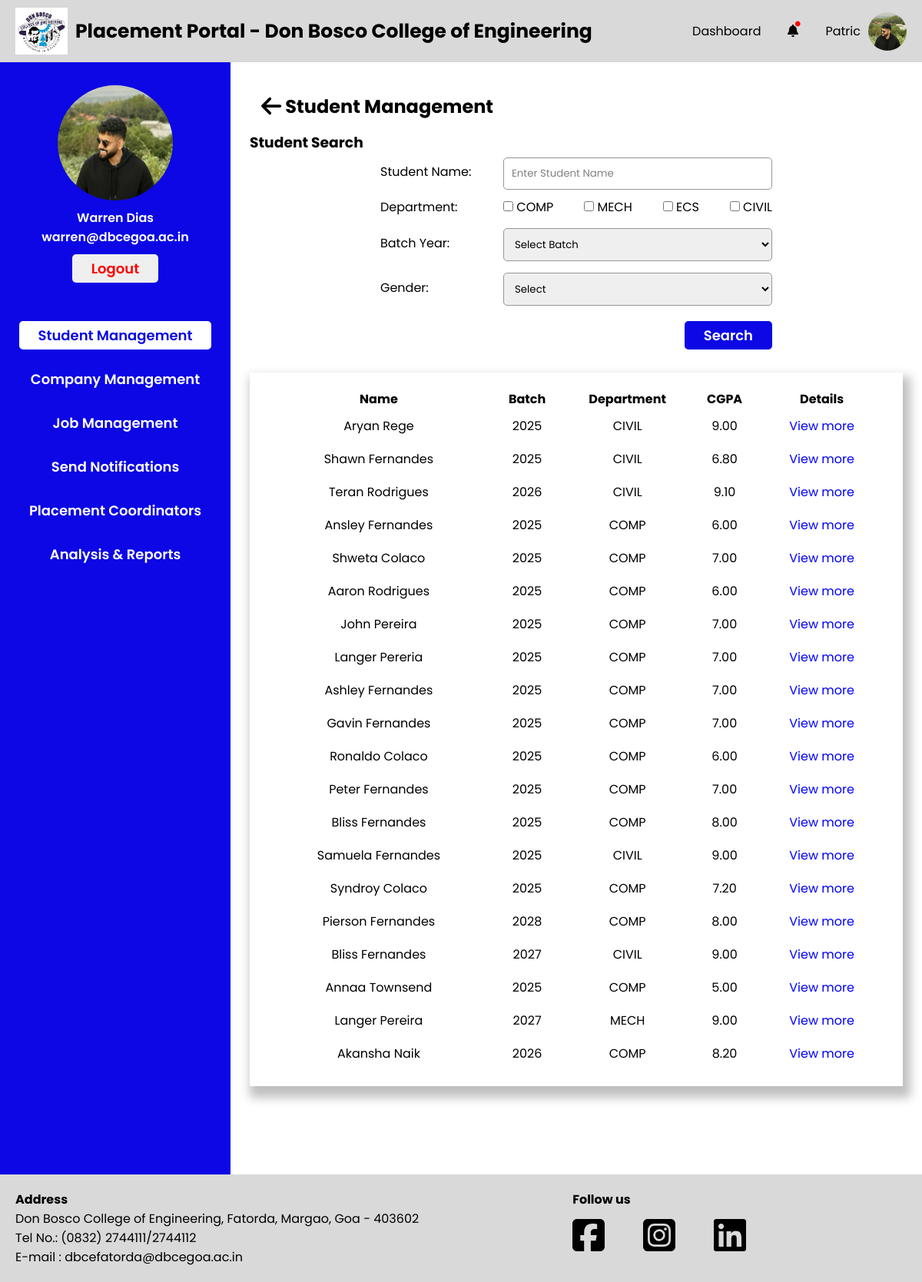
Page /PlacementCoordinator/student-management-search-students.php (signed in) on the committed database.
### tables this page shows
CREATE TABLE `placementcoordinator` (
  `PC_Email` varchar(255) NOT NULL,
  `PC_Fname` varchar(255) NOT NULL,
  `PC_Mname` varchar(255) NOT NULL,
  `PC_Lname` varchar(255) NOT NULL,
  `PC_Password` varchar(255) NOT NULL,
  `PC_Contact_no` varchar(20) NOT NULL,
  `PC_Profile_pic` varchar(255) NOT NULL,
  `PC_Dept_id` int(11) DEFAULT NULL,
  `PC_Status` enum('active','inactive') NOT NULL DEFAULT 'active'
);

CREATE TABLE `department` (
  `Dept_id` int(11) NOT NULL,
  `Dept_name` varchar(255) NOT NULL
);

CREATE TABLE `student` (
  `S_College_Email` varchar(255) NOT NULL,
  `S_Fname` varchar(255) NOT NULL,
  `S_Mname` varchar(255) NOT NULL,
  `S_Lname` varchar(255) NOT NULL,
  `S_Personal_Email` varchar(255) NOT NULL,
  `S_Address` text NOT NULL,
  `S_Phone_no` varchar(20) NOT NULL,
  `S_Roll_no` varchar(50) NOT NULL,
  `S_PR_No` varchar(50) NOT NULL,
  `S_10th_Perc` decimal(5,2) NOT NULL,
  `S_12th_Perc` decimal(5,2) NOT NULL,
  `S_Password` varchar(255) NOT NULL,
  `S_Resume` varchar(255) NOT NULL,
  `S_Profile_pic` varchar(255) NOT NULL,
  `S_10th_marksheet` varchar(255) NOT NULL,
  `S_12th_marksheet` varchar(255) NOT NULL,
  `S_Class_id` int(11) DEFAULT NULL,
  `S_Year_of_Admission` year(4) NOT NULL,
  `Gender` varchar(1) NOT NULL,
  `PLACED` varchar(10) NOT NULL DEFAULT 'No',
  `registration_complete` tinyint(4) NOT NULL DEFAULT 0
);

CREATE TABLE `result` (
  `S_College_Email` varchar(255) NOT NULL,
  `Sem1_SGPA` decimal(4,2) NOT NULL DEFAULT 0.00,
  `Sem2_SGPA` decimal(4,2) NOT NULL DEFAULT 0.00,
  `Sem3_SGPA` decimal(4,2) NOT NULL DEFAULT 0.00,
  `Sem4_SGPA` decimal(4,2) NOT NULL DEFAULT 0.00,
  `Sem5_SGPA` decimal(4,2) NOT NULL DEFAULT 0.00,
  `Sem6_SGPA` decimal(4,2) NOT NULL DEFAULT 0.00,
  `Sem7_SGPA` decimal(4,2) NOT NULL DEFAULT 0.00,
  `Sem8_SGPA` decimal(4,2) NOT NULL DEFAULT 0.00,
  `CGPA` decimal(4,2) NOT NULL DEFAULT 0.00,
  `has_backlogs` tinyint(1) DEFAULT 0
);

### PlacementCoordinator/tpo-utility-functions.php (called while the page is built, shortened)
<?php
function fetchStudentsAll($isDeleted, $sname = null, $departments = [], $gender = null, $batch_year = null)
{
    global $conn;
    $table = $isDeleted ? 'deletedstudents' : 'student';
    $query = "SELECT s.S_College_Email as semail,S.S_Year_of_Admission as yoa, s.S_Fname as fname, s.S_Lname as lname, c.Class_name as cname, d.Dept_name as dname, r.CGPA as cgpa
              FROM $table as s
              INNER JOIN class as c ON c.Class_id = s.S_Class_id
              INNER JOIN department as d ON d.Dept_id = c.Dept_id
              INNER JOIN result as r on r.S_College_Email = s.S_College_Email
              WHERE 1=1";
    $params = [];
    $stmt = $conn->prepare($query);
    $stmt->execute();
    return $stmt->get_result();
}

### PlacementCoordinator/student-management-search-students.php (the view, shortened to what this page needs)
<?php
require "../conn.php";
include "./tpo-utility-functions.php";
global $conn;
if (isset($_POST["student-search-button"])) {
    $sname = !empty($_POST['sname']) ? $_POST['sname'] : null;
    $departments = !empty($_POST['departments']) ? $_POST['departments'] : [];
    $gender = !empty($_POST['gender']) ? $_POST['gender'] : null;
    $batch = !empty($_POST['batch_year']) ? $_POST['batch_year'] : null;
    $studentsResult = fetchStudentsAll(false, $sname, $departments, $gender,$batch);
    $studentSearch = true;
} else {
    $studentsResult = fetchStudentsAll(false);
}
?>
<!DOCTYPE html>
<html lang="en">
<head>
    <?php include './head.php' ?>
    <link rel="stylesheet" href="./css/student-management.css">
</head>
<body>
    <div id="wrapper">
        <?php include './header.php' ?>
        <div class="container">
            <?php include './sidebar.php' ?>
            <div class="main-container">
                <div class="main-container-header">
                    <h2 class="main-container-heading"><a href="./dashboard.html"><a href="./student-management.php"><i class="fa-solid fa-arrow-left fa-lg" style="color: #000000;"></i></a></a>
                        Student Management</h2>
                </div>
                <h3>Student Search</h3>
                <div class="form-adjust">
                    <form action="" method="post">
                        <div class="inputbox">
                            <label for="">Student Name:</label>
                            <input type="text" name="sname" placeholder="Enter Student Name">
                        </div>
                        <div class="departmentbox">
                            <label for="">Department:</label>
                            <div class="Checkbox">
                                <?php
                                $fetchDepartmentQuery = "SELECT Dept_name as dname FROM department;";
                                $fetchDepartment = $conn->prepare($fetchDepartmentQuery);
                                $fetchDepartment->execute();
                                $result = $fetchDepartment->get_result();
                                while ($row = $result->fetch_assoc()) {
                                    echo '<div>
                                            <input name="departments[]" value="' . htmlspecialchars($row["dname"]) . '" type="checkbox">
                                            <label for="">' . htmlspecialchars($row["dname"]) . '</label>
                                          </div>';
                                }
                                ?>
                            </div>
                        </div>
                        <div class="inputbox">
                            <label for="batch_year">Batch Year:</label>
                            <select name="batch_year" id="batch_year">
                                <option value="" selected>Select Batch</option>
                            </select>
                        </div>
                        <div class="inputbox">
                            <label for="">Gender:</label>
                            <select name="gender" id="">
                                <option value="" selected>Select</option>
                            </select>
                        </div>
                        <div class="search-button-container">
                            <button name="student-search-button" class="search-button">Search</button>
                        </div>
                    </form>
                </div>
                <div class="sections">
                    <table>
                        <tr>
                            <th>Name</th>
                            <th>Batch</th>
                            <th>Department</th>
                            <th>CGPA</th>
                            <th>Details</th>
                        </tr>
                        <?php
                        while ($student = $studentsResult->fetch_assoc()) {
                            echo '<tr>
                                <td>' . htmlspecialchars($student["fname"]) . ' ' . htmlspecialchars($student["lname"]) . '</td>
                                <td>' . (int) htmlspecialchars($student["yoa"])+4 . '</td>
                                <td>' . htmlspecialchars($student["dname"]) . '</td>
                                <td>' . htmlspecialchars($student["cgpa"]) . '</td>
                                <td><a href="student-management-view-student.php?semail=' . $student["semail"] . '">View more</a></td>
                            </tr>';
                        }
                        ?>
                    </table>
                </div>
            </div>
        </div>
        <?php include './footer.php' ?>
    </div>
</body>
</html>

### PlacementCoordinator/sidebar.php (shortened to what this page needs)
<?php
global $conn;
if (isset($_SESSION["user_type"]) && isset($_SESSION["user_email"])) {
    $useremail = $_SESSION["user_email"];
    $fetchStudentQuery = "SELECT PC_Email,PC_Fname,PC_Lname,PC_Profile_pic from placementcoordinator
WHERE PC_Email= ?;";
    $fetchStudent = $conn->prepare($fetchStudentQuery);
    $fetchStudent->bind_param("s", $useremail);
    $fetchStudent->execute();
    $result = $fetchStudent->get_result();
    if ($result->num_rows > 0) {
        $userInfo = $result->fetch_assoc();
        $userName = htmlspecialchars($userInfo['PC_Fname'] . ' ' . $userInfo['PC_Lname']);
        $userProfilePic = htmlspecialchars($userInfo['PC_Profile_pic']);
        $userEmail = htmlspecialchars($useremail);
        echo '<div class="side-bar-container">
    <div class="fixed-container">
        <div class="top-container">
            <img src="../Data/Placement_Coordinators/Profile_Images/'.$userProfilePic.'" alt="">
            <p>'.$userName.'</p>
            <p>'.$userEmail.'</p>
            <a href="../logout.php"><button id="logout">Logout</button></a>
        </div>
        <div class="bottom-container">
            <a href="./student-management.php"><button id="studentmanagement">Student Management</button></a>
            <a href="./company.php"><button id="companymanagement">Company Management</button></a>
            <a href="./job-management.php"><button id="jobmanagement">Job Management</button></a>
            <a href="./notifications.php"><button id="notifications">Send Notifications</button></a>
            <a href="./Placement-Coordinator.php"><button id="placementcoordinator">Placement Coordinators</button></a>
            <a href="./analysis-and-report.php"><button id="analysisreport">Analysis & Reports</button></a>
        </div>
    </div>
</div>';
} else {
    }
} else {
    echo "Session variables not set.";
}

### PlacementCoordinator/css/footer.css (style rules this page uses)
a { all: unset; }

### PlacementCoordinator/css/sidebar.css (style rules this page uses)
.side-bar-container { width: 25%; background-color: var(--primary-blue); padding-bottom: 50px; }
.fixed-container { position: -webkit-sticky; position: sticky; top: 30px; }
.top-container { margin-top: 30px; display: flex; flex-direction: column; align-items: center; }
.top-container img { width: 150px; height: 150px; border-radius: 50%; margin-bottom: 10px; }
.top-container p { color: var(--primary-white); font-weight: 600; }
#logout { margin-top: 10px; padding-block: 5px; padding-inline: 25px; border-radius: 5px; border: none; font-weight: 600; font-size: 18px; cursor: pointer; color: red; }
.bottom-container { margin-top: 50px; display: flex; flex-direction: column; align-items: center; gap: 20px; }
.bottom-container button { padding: 5px 25px; border-radius: 5px; border: none; font-weight: 600; font-size: 18px; cursor: pointer; color: var(--primary-white); background-color: var(--primary-blue); }

### PlacementCoordinator/css/root.css (style rules this page uses)
*,*::after,*::before { padding: 0; margin: 0; box-sizing: border-box; font-family: "Poppins", sans-serif; }
:root { --primary-blue : #0C07E4; --primary-grey : #d9d9d9; --primary-white : white; --primary-red : #FB1616; --secondary-grey : #969696; }

### PlacementCoordinator/css/student-management.css (style rules this page uses)
#wrapper { position: relative; }
.container { width: 100%; display:flex ; }
#studentmanagement { color: var(--primary-blue); background-color: var(--primary-white); }
.main-container { width: 75%; padding: 25px; margin-bottom: 50px; }
.main-container-heading > a { cursor: pointer; }
.main-container-header { display: flex; justify-content: space-between; align-items: center; padding: 15px; }
.sections { position: relative; margin-top: 30px; box-shadow: 5px 10px 12.3px 5px rgba(0, 0, 0, .25); padding: 20px; margin-bottom: 40px; }
.form-adjust { width: 60%; margin: 0 auto; }
.inputbox { display: flex; justify-content: space-between; align-items: center; margin-bottom: 10px; }
.departmentbox { display: flex; justify-content: space-between; align-items: center; margin-bottom: 10px; }
.Checkbox { width: 350px; display:flex; justify-content: space-between; }
.inputbox input, select { border: 1px solid var(--secondary-grey); width: 350px; padding: 10px; border-radius: 5px; margin-top: 5px; outline: none; }
.inputbox input::placeholder { color:grey; }
.sections table { width: 100%; }
.sections td { padding: 8px; text-align: center; }
.sections a { cursor: pointer; color: blue; }
.search-button { padding-block: 5px; padding-inline: 25px; border-radius: 5px; border: none; font-weight: 600; font-size: 18px; cursor: pointer; background-color: var(--primary-blue); color: var(--primary-white); }
.search-button-container { margin-top:20px; display:flex; justify-content: flex-end; }

### rows in the picture
placementcoordinator: PC_Profile_pic (picture), userName "Warren Dias"
department: Dept_name "COMP"
department: Dept_name "MECH"
department: Dept_name "ECS"
department: Dept_name "CIVIL"
student: S_Fname "Aryan", S_Lname "Rege", (int) htmlspecialchars($student["yoa"])+4 "2025", department.Dept_name "CIVIL", result.CGPA "9.00"
student: S_Fname "Shawn", S_Lname "Fernandes", (int) htmlspecialchars($student["yoa"])+4 "2025", department.Dept_name "CIVIL", result.CGPA "6.80"
student: S_Fname "Teran", S_Lname "Rodrigues", (int) htmlspecialchars($student["yoa"])+4 "2026", department.Dept_name "CIVIL", result.CGPA "9.10"
student: S_Fname "Ansley", S_Lname "Fernandes", (int) htmlspecialchars($student["yoa"])+4 "2025", department.Dept_name "COMP", result.CGPA "6.00"
student: S_Fname "Shweta", S_Lname "Colaco", (int) htmlspecialchars($student["yoa"])+4 "2025", department.Dept_name "COMP", result.CGPA "7.00"
student: S_Fname "Aaron", S_Lname "Rodrigues", (int) htmlspecialchars($student["yoa"])+4 "2025", department.Dept_name "COMP", result.CGPA "6.00"
student: S_Fname "John", S_Lname "Pereira", (int) htmlspecialchars($student["yoa"])+4 "2025", department.Dept_name "COMP", result.CGPA "7.00"
student: S_Fname "Langer", S_Lname "Pereria", (int) htmlspecialchars($student["yoa"])+4 "2025", department.Dept_name "COMP", result.CGPA "7.00"
student: S_Fname "Ashley", S_Lname "Fernandes", (int) htmlspecialchars($student["yoa"])+4 "2025", department.Dept_name "COMP", result.CGPA "7.00"
student: S_Fname "Gavin", S_Lname "Fernandes", (int) htmlspecialchars($student["yoa"])+4 "2025", department.Dept_name "COMP", result.CGPA "7.00"
student: S_Fname "Ronaldo", S_Lname "Colaco", (int) htmlspecialchars($student["yoa"])+4 "2025", department.Dept_name "COMP", result.CGPA "6.00"
student: S_Fname "Peter", S_Lname "Fernandes", (int) htmlspecialchars($student["yoa"])+4 "2025", department.Dept_name "COMP", result.CGPA "7.00"
student: S_Fname "Bliss", S_Lname "Fernandes", (int) htmlspecialchars($student["yoa"])+4 "2025", department.Dept_name "COMP", result.CGPA "8.00"
student: S_Fname "Samuela", S_Lname "Fernandes", (int) htmlspecialchars($student["yoa"])+4 "2025", department.Dept_name "CIVIL", result.CGPA "9.00"
student: S_Fname "Syndroy", S_Lname "Colaco", (int) htmlspecialchars($student["yoa"])+4 "2025", department.Dept_name "COMP", result.CGPA "7.20"
student: S_Fname "Pierson", S_Lname "Fernandes", (int) htmlspecialchars($student["yoa"])+4 "2028", department.Dept_name "COMP", result.CGPA "8.00"
student: S_Fname "Bliss", S_Lname "Fernandes", (int) htmlspecialchars($student["yoa"])+4 "2027", department.Dept_name "CIVIL", result.CGPA "9.00"
student: S_Fname "Annaa", S_Lname "Townsend", (int) htmlspecialchars($student["yoa"])+4 "2025", department.Dept_name "COMP", result.CGPA "5.00"
student: S_Fname "Langer", S_Lname "Pereira", (int) htmlspecialchars($student["yoa"])+4 "2027", department.Dept_name "MECH", result.CGPA "9.00"
student: S_Fname "Akansha", S_Lname "Naik", (int) htmlspecialchars($student["yoa"])+4 "2026", department.Dept_name "COMP", result.CGPA "8.20"

### other values in the picture
$userEmail "warren@dbcegoa.ac.in"
